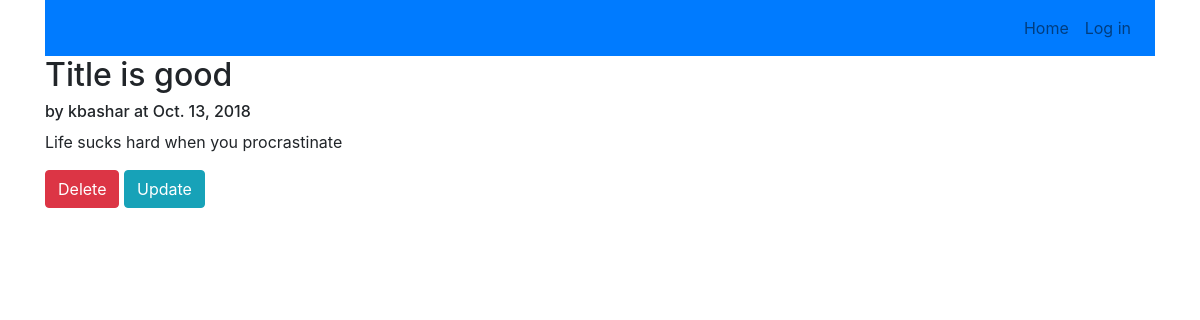
/blog/19, run on the app's committed database.
### content/models.py (models this page shows, shortened)
class Blog(models.Model):
    title = models.CharField(max_length=100)
    date_published = models.DateTimeField(auto_now=True)
    content = models.CharField(max_length=1000)
    author = models.ForeignKey(User, on_delete=models.CASCADE)
    class Meta:
        ordering = ['-date_published']

### content/views.py (the view)
# urls.py: path('blog/<int:pk>', BlogDetail.as_view(), name="blog_detail"),
class BlogDetail(DetailView):
    model = Blog
    template_name="content/blogdetail.html"

### content/templates/content/blogdetail.html
{% extends "content/base.html" %}
{% block content %}
	{% if object is not None %}
        <div>
        <h2>{{object.title}}</h2>
        <h6> by {{ object.author }} at {{object.date_published.date}}</h6>
		<p> {{object.content}}</p>
        </div>
        <div>
            <a class="btn btn-danger" href="{% url "blog_delete" object.id %}">Delete</a>
            <a class="btn btn-info" href="{% url "blog_update" object.id %}">Update</a>
        </div>
	{% endif %}
{% endblock %}

### data on the page
Blog: title "Title is good", author "kbashar", date_published "Oct. 13, 2018", content "Life sucks hard when you procrastinate"
